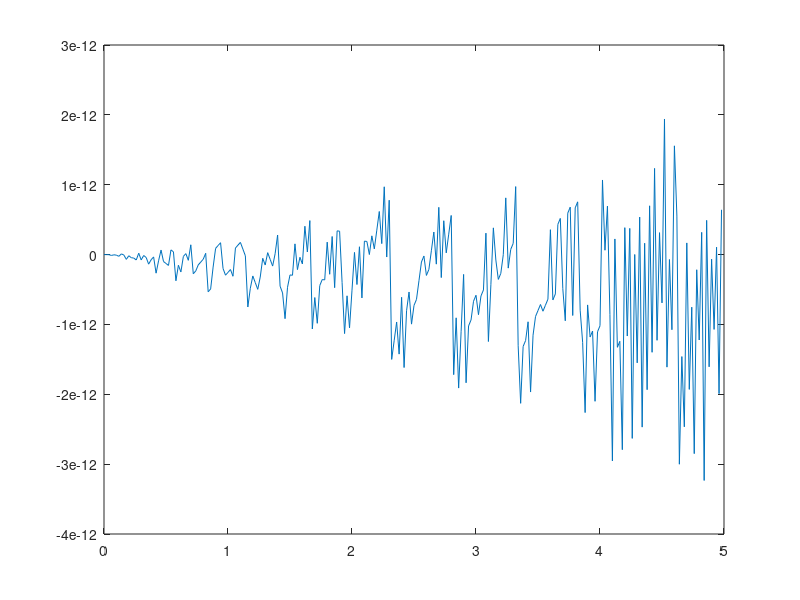
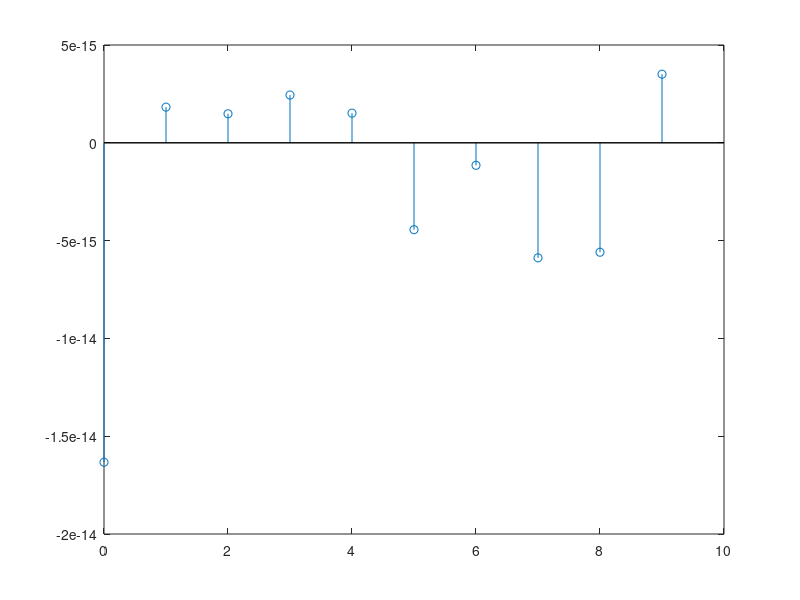
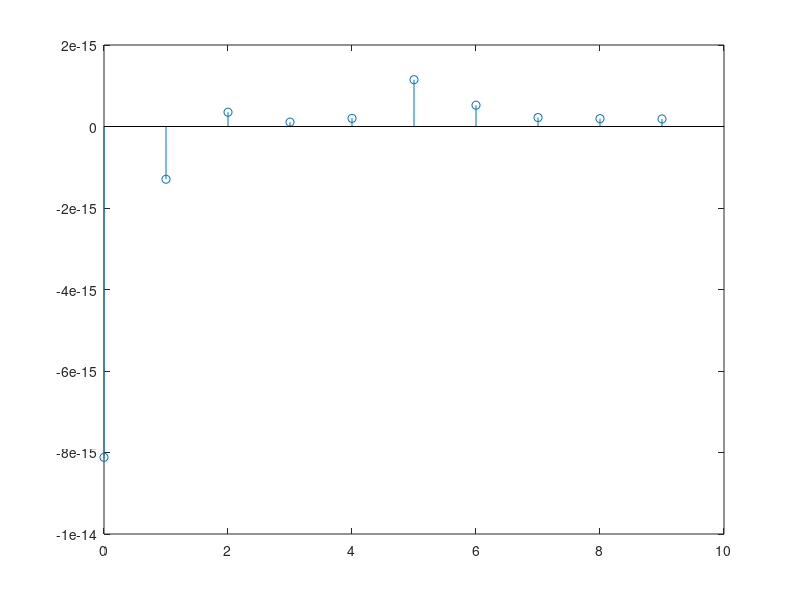

The MATLAB source for these figures, in order:
% Sum of sines signal 
fy=300; %signal frequency in Hz
wy=2*pi*fy; %signal frequency in rad/s

fs=50; %sampling frequency in Hz
tiv=1/fs; %time interval between samples;
t=0:tiv:(5-tiv); %time intervals set (5 seconds)

N = size(t)(2)

figure()
y=0.6*sin(wy*t)+0.3*sin(3*wy*t)+0.2*sin(5*wy*t); %signal data set
plot(t,y)
print ('out0.png')

figure()
fou=fft(y,fs);
hmag=real(fou); ah=hmag/N;
stem(0:9,ah(1:10)); hold on;
plot([0 10],[0 0],'k');
print ('out1.png')

figure()
pkg load signal
order = 32
Wn = 5/(fs/2)
f1 = fir1(order, Wn, 'low');
res = filter(f1, 1, y);
fou=fft(res,fs);
hmag=real(fou); ah=hmag/N;
stem(0:9,ah(1:10)); hold on;
plot([0 10],[0 0],'k');
print ('out2.png')
